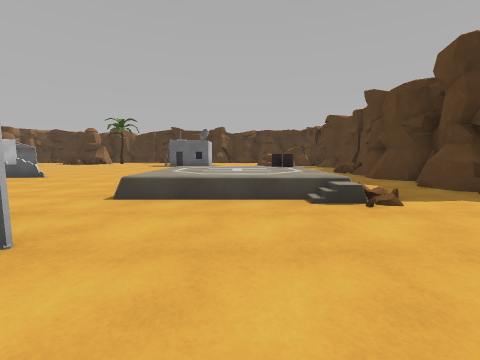
[1] (above)

19 first-person views from a walk through a scene from a Unity 3-D project. The camera is 1.2 m above the floor, tilts 6° down and sees 90° across. The floor is counted in squares, 2 m on a side. Each view is taken from the middle of a square. On the plan, view 1 faces up. The plan holds only what a view shows up to about 9 squares ahead; the rest is blank.

[2]
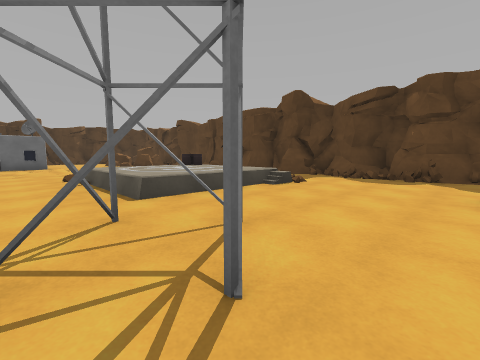

[3]
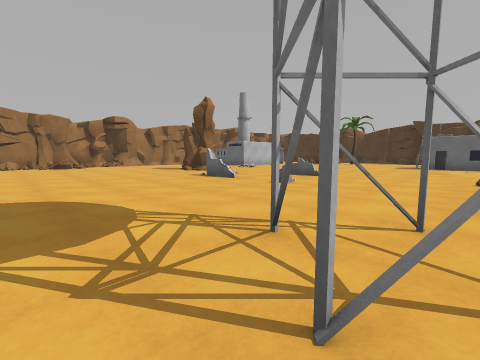

[4]
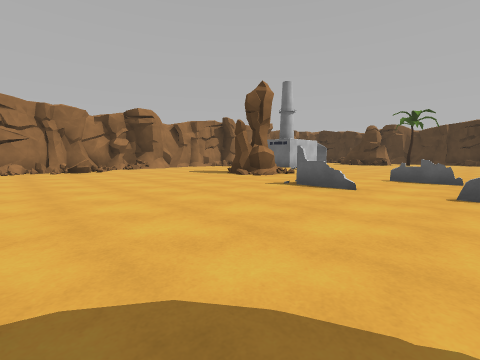

[5]
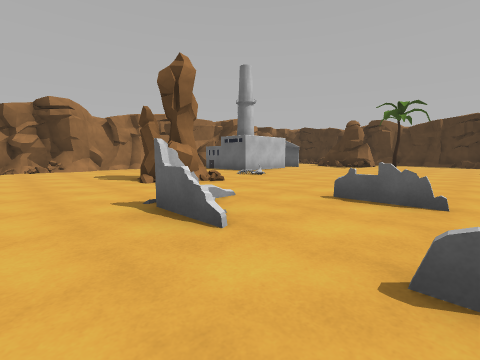

[6]
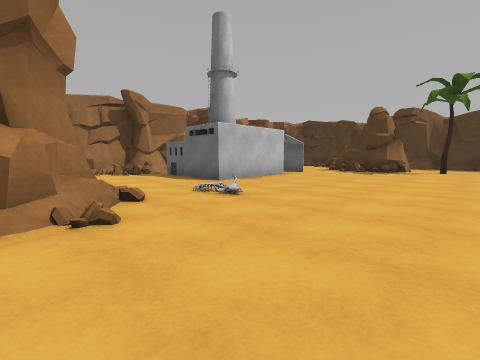

[7]
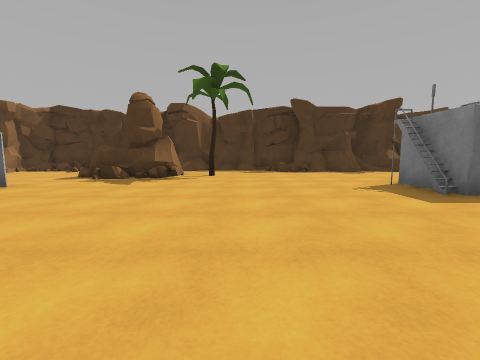

[8]
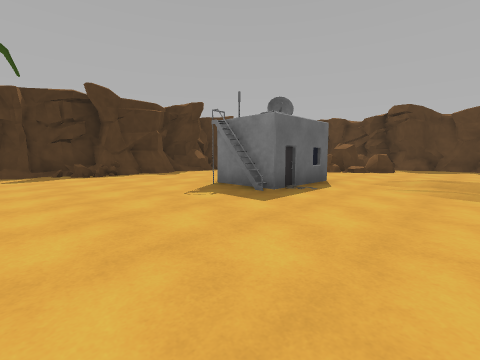

[9]
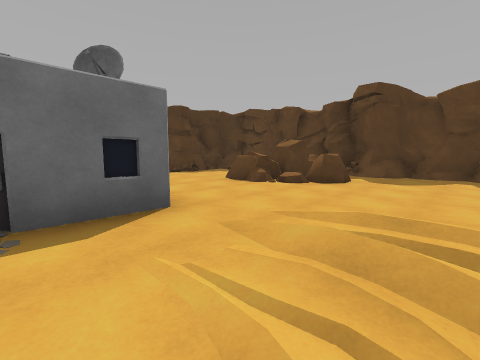

[10]
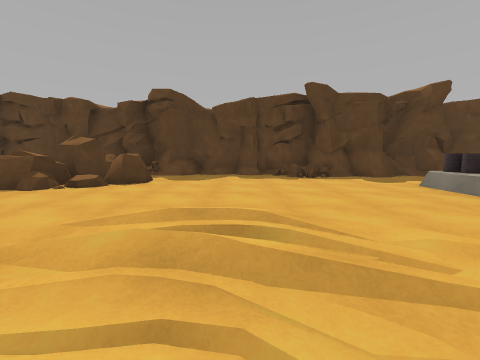

[11]
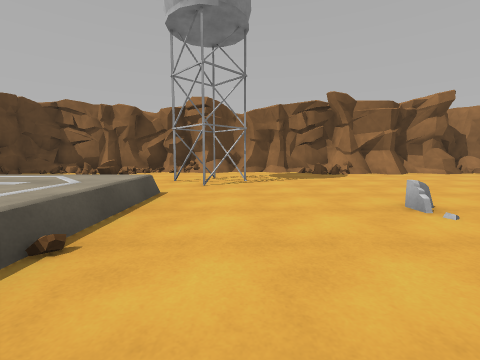

[12]
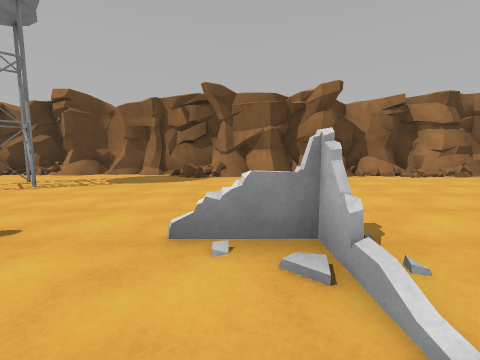

[13]
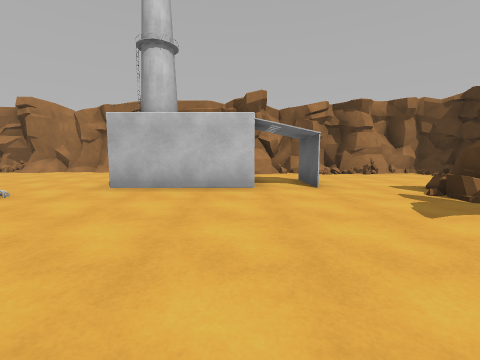

[14]
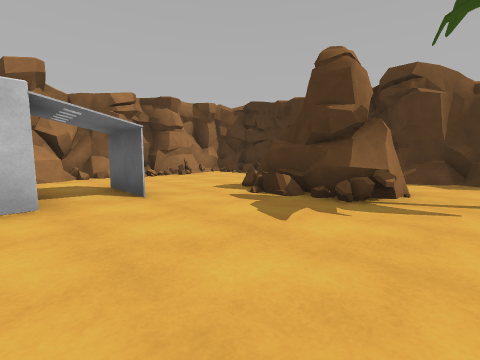

[15]
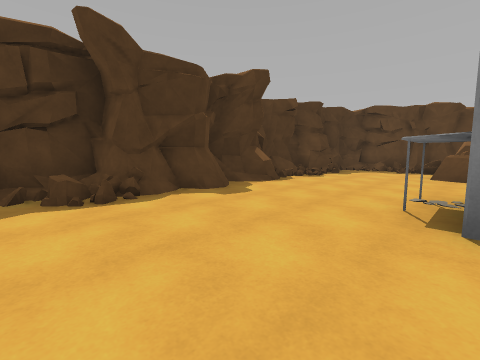

[16]
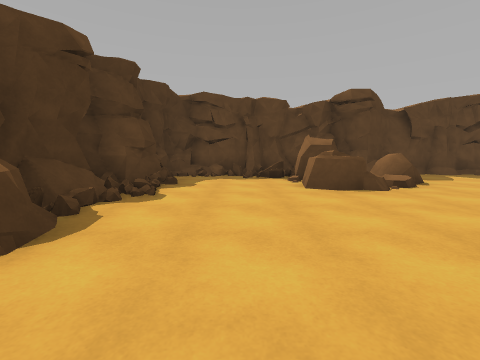

[17]
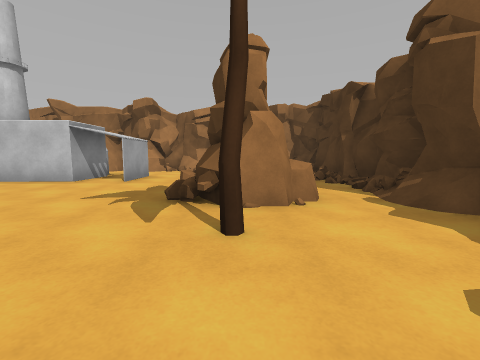

[18]
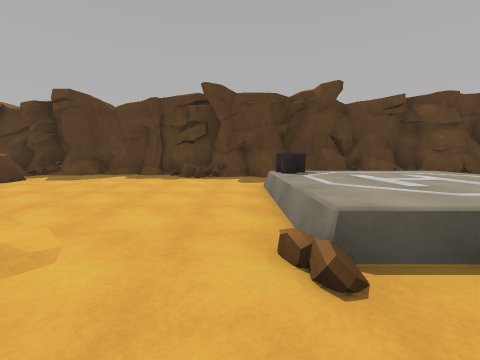

[19]
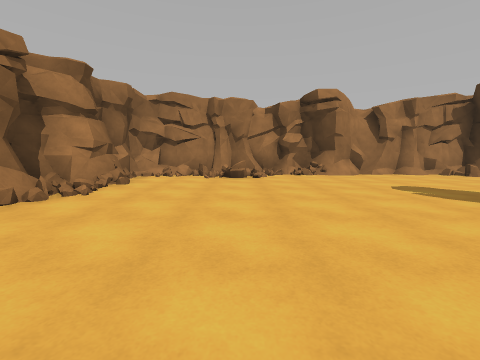

### Floor plan
Key: @ floor where view 1 was taken; # wall or solid block; . main floor; : floor 0.5 m higher than the main floor; / step, stairs or slope; = window, fence, low wall or low ledge; B building; T tree; R rock; O other object.
Columns run from 16 left of view 1 to 5 right of it. Each row starts with its distance up from view 1.
 19       ######
 18  #######..###########
 17  #..=  O............#
 16  #...OOOT...........##
 15  #....O...........RR##
 14  #...........BB..RRR #
 13  #..........BBB...RRR#
 12  #.##.............R.##
 11  # ##........../.....#
 10  #.##.........//.....#
  9 ##....O......//.....##
  8 ##..................##
  7 #....OO.............#
  6 #....OO...O....::#..#
  5 #/....O........:::..#
  4 ##......OO.=... = ..#
  3 ##.............////.#
  2  #............#.....#
  1  #...........##.....#
  0  #..............@...#
 -1  ###########..#######
 -2           ######

Where each view was taken, in squares from view 1:
view 1: 0 up, 0 right, facing up
view 2: 0 up, 3 left, facing up-right
view 3: 0 up, 2 left, facing up-left
view 4: 0 up, 5 left, facing up-left
view 5: 3 up, 5 left, facing up-left
view 6: 6 up, 7 left, facing up-left
view 7: 9 up, 7 left, facing up
view 8: 10 up, 7 left, facing up-right
view 9: 10 up, 3 left, facing up-right
view 10: 10 up, 3 left, facing right
view 11: 7 up, 3 left, facing down
view 12: 6 up, 7 left, facing down
view 13: 12 up, 7 left, facing left
view 14: 12 up, 8 left, facing up-left
view 15: 14 up, 6 left, facing up-right
view 16: 16 up, 3 left, facing right
view 17: 16 up, 6 left, facing left
view 18: 7 up, 3 left, facing right
view 19: 2 up, 8 left, facing left
